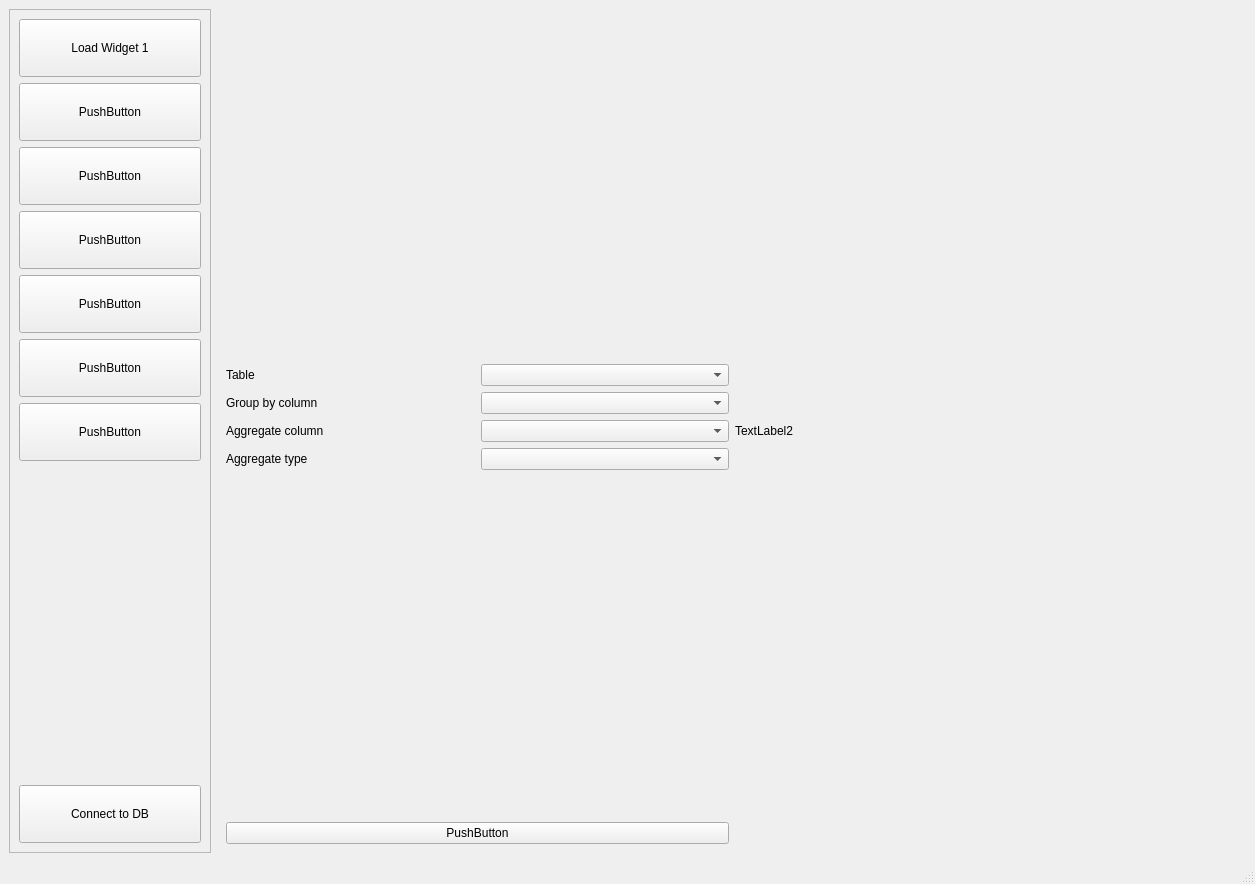
<?xml version="1.0" encoding="UTF-8"?>
<ui version="4.0">
 <class>MainWindow</class>
 <widget class="QMainWindow" name="MainWindow">
  <property name="geometry">
   <rect>
    <x>0</x>
    <y>0</y>
    <width>1255</width>
    <height>884</height>
   </rect>
  </property>
  <property name="windowTitle">
   <string>MainWindow</string>
  </property>
  <widget class="QWidget" name="centralwidget">
   <layout class="QHBoxLayout" name="horizontalLayout">
    <item>
     <widget class="QFrame" name="frame">
      <property name="sizePolicy">
       <sizepolicy hsizetype="Preferred" vsizetype="Preferred">
        <horstretch>0</horstretch>
        <verstretch>0</verstretch>
       </sizepolicy>
      </property>
      <property name="maximumSize">
       <size>
        <width>200</width>
        <height>16777215</height>
       </size>
      </property>
      <property name="styleSheet">
       <string notr="true">QPushButton {
	min-height: 50px
}
QFrame {
	min-width: 200px
}</string>
      </property>
      <property name="frameShape">
       <enum>QFrame::StyledPanel</enum>
      </property>
      <property name="frameShadow">
       <enum>QFrame::Raised</enum>
      </property>
      <layout class="QVBoxLayout" name="verticalLayout_2">
       <item>
        <widget class="QPushButton" name="pb_LoadWidget1">
         <property name="text">
          <string>Load Widget 1</string>
         </property>
        </widget>
       </item>
       <item>
        <widget class="QPushButton" name="pushButton_7">
         <property name="text">
          <string>PushButton</string>
         </property>
        </widget>
       </item>
       <item>
        <widget class="QPushButton" name="pushButton_6">
         <property name="text">
          <string>PushButton</string>
         </property>
        </widget>
       </item>
       <item>
        <widget class="QPushButton" name="pushButton_2">
         <property name="text">
          <string>PushButton</string>
         </property>
        </widget>
       </item>
       <item>
        <widget class="QPushButton" name="pushButton_3">
         <property name="text">
          <string>PushButton</string>
         </property>
        </widget>
       </item>
       <item>
        <widget class="QPushButton" name="pushButton_4">
         <property name="text">
          <string>PushButton</string>
         </property>
        </widget>
       </item>
       <item>
        <widget class="QPushButton" name="pushButton_5">
         <property name="text">
          <string>PushButton</string>
         </property>
        </widget>
       </item>
       <item>
        <spacer name="verticalSpacer_3">
         <property name="orientation">
          <enum>Qt::Vertical</enum>
         </property>
         <property name="sizeHint" stdset="0">
          <size>
           <width>20</width>
           <height>40</height>
          </size>
         </property>
        </spacer>
       </item>
       <item>
        <widget class="QPushButton" name="pb_ConnectToDb">
         <property name="text">
          <string>Connect to DB</string>
         </property>
        </widget>
       </item>
      </layout>
     </widget>
    </item>
    <item>
     <widget class="QStackedWidget" name="stackedWidget">
      <property name="currentIndex">
       <number>0</number>
      </property>
      <widget class="QWidget" name="page">
       <layout class="QHBoxLayout" name="horizontalLayout_7">
        <item>
         <layout class="QVBoxLayout" name="verticalLayout">
          <property name="sizeConstraint">
           <enum>QLayout::SetDefaultConstraint</enum>
          </property>
          <item>
           <spacer name="verticalSpacer_2">
            <property name="orientation">
             <enum>Qt::Vertical</enum>
            </property>
            <property name="sizeHint" stdset="0">
             <size>
              <width>20</width>
              <height>40</height>
             </size>
            </property>
           </spacer>
          </item>
          <item>
           <layout class="QHBoxLayout" name="horizontalLayout_2">
            <item>
             <widget class="QLabel" name="tl_Tables">
              <property name="text">
               <string>Table</string>
              </property>
              <property name="buddy">
               <cstring>cb_Tables</cstring>
              </property>
             </widget>
            </item>
            <item>
             <widget class="QComboBox" name="cb_Tables">
              <property name="maxVisibleItems">
               <number>20</number>
              </property>
              <property name="frame">
               <bool>true</bool>
              </property>
              <item>
               <property name="text">
                <string/>
               </property>
              </item>
             </widget>
            </item>
           </layout>
          </item>
          <item>
           <layout class="QHBoxLayout" name="horizontalLayout_3">
            <item>
             <widget class="QLabel" name="tl_GroupByColumn">
              <property name="text">
               <string>Group by column</string>
              </property>
              <property name="buddy">
               <cstring>cb_GroupByColumn</cstring>
              </property>
             </widget>
            </item>
            <item>
             <widget class="QComboBox" name="cb_GroupByColumn"/>
            </item>
           </layout>
          </item>
          <item>
           <layout class="QHBoxLayout" name="horizontalLayout_4">
            <item>
             <widget class="QLabel" name="tl_AggregateColumn">
              <property name="text">
               <string>Aggregate column</string>
              </property>
              <property name="buddy">
               <cstring>cb_AggregateColumn</cstring>
              </property>
             </widget>
            </item>
            <item>
             <widget class="QComboBox" name="cb_AggregateColumn"/>
            </item>
           </layout>
          </item>
          <item>
           <layout class="QHBoxLayout" name="horizontalLayout_5">
            <item>
             <widget class="QLabel" name="tl_AggregateType">
              <property name="text">
               <string>Aggregate type</string>
              </property>
              <property name="buddy">
               <cstring>cb_AggregateType</cstring>
              </property>
             </widget>
            </item>
            <item>
             <widget class="QComboBox" name="cb_AggregateType"/>
            </item>
           </layout>
          </item>
          <item>
           <spacer name="verticalSpacer">
            <property name="orientation">
             <enum>Qt::Vertical</enum>
            </property>
            <property name="sizeHint" stdset="0">
             <size>
              <width>20</width>
              <height>40</height>
             </size>
            </property>
           </spacer>
          </item>
          <item>
           <widget class="QPushButton" name="pb_UseSelection">
            <property name="text">
             <string>PushButton</string>
            </property>
           </widget>
          </item>
         </layout>
        </item>
        <item>
         <widget class="QLabel" name="tl_resultText">
          <property name="sizePolicy">
           <sizepolicy hsizetype="Preferred" vsizetype="Preferred">
            <horstretch>0</horstretch>
            <verstretch>0</verstretch>
           </sizepolicy>
          </property>
          <property name="text">
           <string>TextLabel2</string>
          </property>
         </widget>
        </item>
       </layout>
      </widget>
      <widget class="QWidget" name="page_2"/>
     </widget>
    </item>
   </layout>
  </widget>
  <widget class="QMenuBar" name="menubar">
   <property name="geometry">
    <rect>
     <x>0</x>
     <y>0</y>
     <width>1255</width>
     <height>22</height>
    </rect>
   </property>
  </widget>
  <widget class="QStatusBar" name="statusbar"/>
 </widget>
 <tabstops>
  <tabstop>pb_LoadWidget1</tabstop>
  <tabstop>pushButton_7</tabstop>
  <tabstop>pushButton_6</tabstop>
  <tabstop>pushButton_2</tabstop>
  <tabstop>pushButton_3</tabstop>
  <tabstop>pushButton_4</tabstop>
  <tabstop>pushButton_5</tabstop>
  <tabstop>pb_ConnectToDb</tabstop>
  <tabstop>cb_Tables</tabstop>
  <tabstop>cb_GroupByColumn</tabstop>
  <tabstop>cb_AggregateColumn</tabstop>
  <tabstop>cb_AggregateType</tabstop>
  <tabstop>pb_UseSelection</tabstop>
 </tabstops>
 <resources/>
 <connections/>
</ui>
